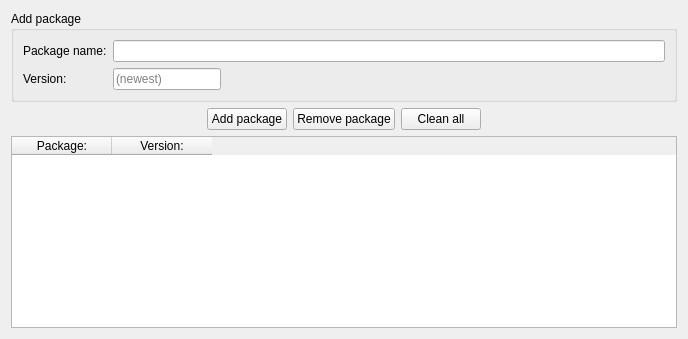
  <widget class="QWizardPage" name="wizardPage7">
   <property name="title">
    <string>Create RPM packages easy</string>
   </property>
   <property name="subTitle">
    <string>Requires</string>
   </property>
   <attribute name="pageId">
    <string notr="true">6</string>
   </attribute>
   <layout class="QGridLayout" name="gridLayout_28">
    <item row="0" column="0" colspan="5">
     <widget class="QGroupBox" name="groupBox_3">
      <property name="title">
       <string>Add package</string>
      </property>
      <layout class="QGridLayout" name="gridLayout_27">
       <item row="0" column="0">
        <widget class="QLabel" name="label_7">
         <property name="text">
          <string>Package name:</string>
         </property>
        </widget>
       </item>
       <item row="2" column="0">
        <widget class="QLabel" name="label_8">
         <property name="text">
          <string>Version:</string>
         </property>
        </widget>
       </item>
       <item row="2" column="3">
        <spacer name="horizontalSpacer_5">
         <property name="orientation">
          <enum>Qt::Horizontal</enum>
         </property>
         <property name="sizeHint" stdset="0">
          <size>
           <width>218</width>
           <height>20</height>
          </size>
         </property>
        </spacer>
       </item>
       <item row="0" column="1" colspan="4">
        <widget class="QLineEdit" name="lineEdit_3"/>
       </item>
       <item row="2" column="4">
        <spacer name="horizontalSpacer_6">
         <property name="orientation">
          <enum>Qt::Horizontal</enum>
         </property>
         <property name="sizeHint" stdset="0">
          <size>
           <width>40</width>
           <height>20</height>
          </size>
         </property>
        </spacer>
       </item>
       <item row="2" column="2">
        <spacer name="horizontalSpacer_7">
         <property name="orientation">
          <enum>Qt::Horizontal</enum>
         </property>
         <property name="sizeHint" stdset="0">
          <size>
           <width>40</width>
           <height>20</height>
          </size>
         </property>
        </spacer>
       </item>
       <item row="2" column="1">
        <widget class="QLineEdit" name="lineEdit_4">
         <property name="placeholderText">
          <string>(newest)</string>
         </property>
        </widget>
       </item>
      </layout>
     </widget>
    </item>
    <item row="1" column="0">
     <spacer name="horizontalSpacer_8">
      <property name="orientation">
       <enum>Qt::Horizontal</enum>
      </property>
      <property name="sizeHint" stdset="0">
       <size>
        <width>190</width>
        <height>20</height>
       </size>
      </property>
     </spacer>
    </item>
    <item row="1" column="1">
     <widget class="QPushButton" name="pushButton_6">
      <property name="text">
       <string>Add package</string>
      </property>
      <property name="icon">
       <iconset theme="list-add">
        <normaloff>../../../../</normaloff>../../../../</iconset>
      </property>
     </widget>
    </item>
    <item row="1" column="2">
     <widget class="QPushButton" name="pushButton_5">
      <property name="text">
       <string>Remove package</string>
      </property>
      <property name="icon">
       <iconset theme="list-remove">
        <normaloff>../../../../</normaloff>../../../../</iconset>
      </property>
     </widget>
    </item>
    <item row="1" column="3">
     <widget class="QPushButton" name="pushButton_7">
      <property name="text">
       <string>Clean all</string>
      </property>
      <property name="icon">
       <iconset theme="edit-delete">
        <normaloff>../../../../</normaloff>../../../../</iconset>
      </property>
     </widget>
    </item>
    <item row="1" column="4">
     <spacer name="horizontalSpacer_9">
      <property name="orientation">
       <enum>Qt::Horizontal</enum>
      </property>
      <property name="sizeHint" stdset="0">
       <size>
        <width>190</width>
        <height>20</height>
       </size>
      </property>
     </spacer>
    </item>
    <item row="2" column="0" colspan="5">
     <widget class="QTableWidget" name="tableWidget_2">
      <column>
       <property name="text">
        <string>Package:</string>
       </property>
      </column>
      <column>
       <property name="text">
        <string>Version:</string>
       </property>
      </column>
     </widget>
    </item>
   </layout>
  </widget>
